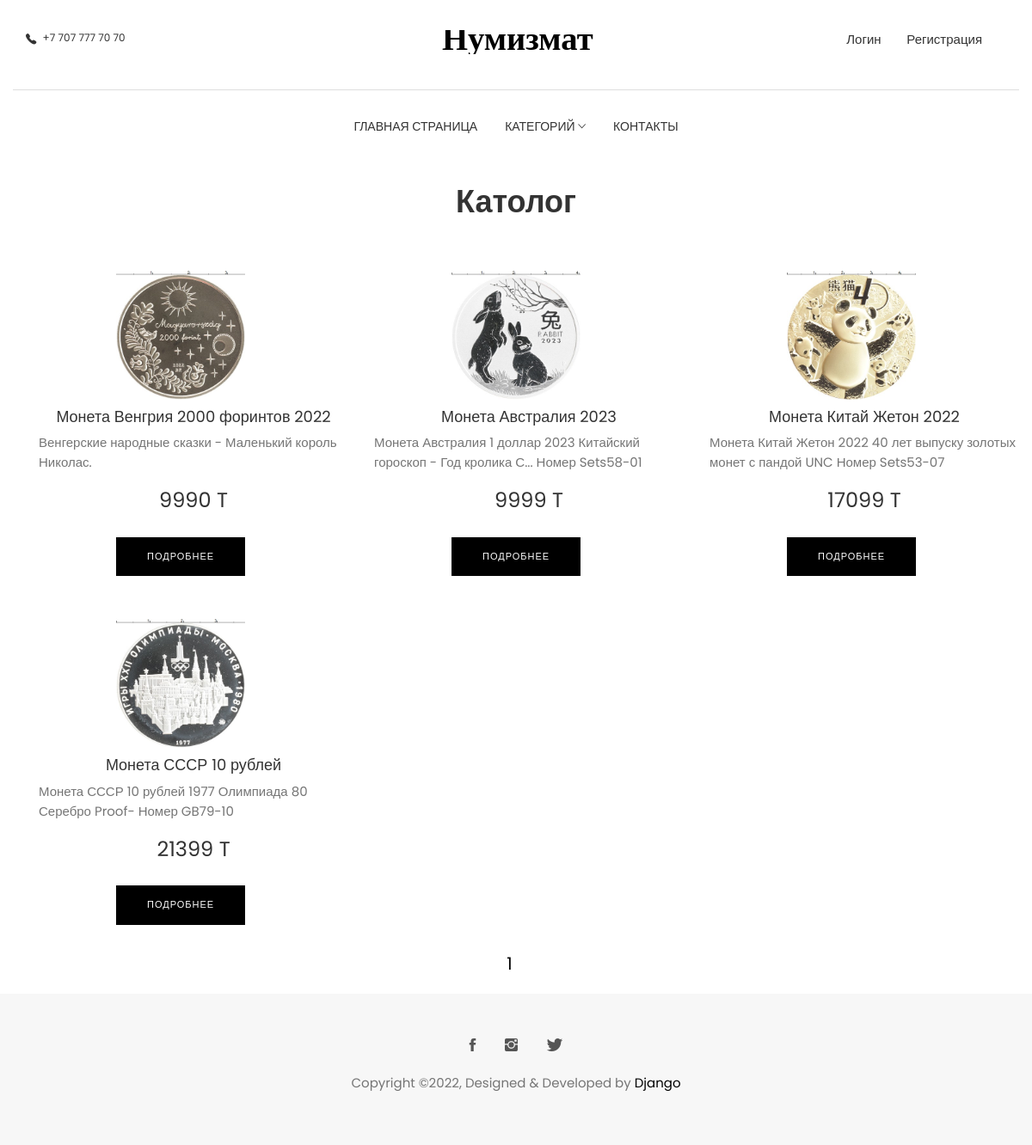
Page /category/1/ on the committed database.
### numizoomi/models.py (models this page shows, shortened)
class Money(models.Model):
    title = models.CharField(max_length=255, verbose_name="Заголовок")
    slug = models.SlugField(max_length=255, unique=True, db_index=True, verbose_name="URL")
    description = models.TextField(blank=True, verbose_name="Описание")
    country = models.CharField(max_length=255, verbose_name="Производства")
    year = models.CharField(max_length=255, verbose_name="Год")
    count = models.CharField(max_length=255, verbose_name="Количество")
    price = models.CharField(max_length=255, verbose_name="Цена")
    metal = models.CharField(max_length=255, verbose_name="Металл")
    time_create=models.DateTimeField(auto_now_add=True, verbose_name="Время создания")
    time_update=models.DateTimeField(auto_now=True, verbose_name="Время изменения")
    is_published=models.BooleanField(default=True, verbose_name="Публикация")
    image=models.ImageField(upload_to="images/%Y/%m/%d/", verbose_name="Фото")
    category_id=models.ForeignKey('Category', on_delete=models.PROTECT, verbose_name="Категории")
    user = models.ForeignKey(User, verbose_name='Пользователь', on_delete=models.CASCADE)
    def get_absolute_url(self):
        return reverse('money', kwargs={'money_slug':self.slug})
    class Meta:
        verbose_name_plural= 'Монеты'
        ordering = ['-time_create', 'title']

### numizoomi/views.py (the view)
# urls.py: path('category/<int:category_id>/', MoneyCategory.as_view(), name='category'),
class MoneyCategory(DataMixin, ListView):
    model = Money
    template_name = 'numizoomi/show.html'
    context_object_name = 'posts'
    allow_empty = False
    def get_queryset(self):
        return Money.objects.filter(category_id=self.kwargs['category_id'], is_published=True).select_related('category_id')
    def get_context_data(self, *, object_list=None, **kwargs):
        context = super().get_context_data(**kwargs)
        c = Category.objects.get(id=self.kwargs['category_id'])
        c_def = self.get_user_context(title='Категория - ' + str(c.name),
                                      cat_selected=c.pk)
        return dict(list(context.items()) + list(c_def.items()))

### numizoomi/models.py (called while the page is built)
    def get_absolute_url(self):
        return reverse('category', kwargs={'category_id':self.pk})

### numizoomi/templatetags/numizoomi_tags.py (called while the page is built)
@register.simple_tag(name="getcats")
def get_categories(filter=None):
    if not filter:
        return Category.objects.all()
    else:
        return Category.objects.filter(pk=filter)

@register.inclusion_tag("numizoomi/list_categories.html")
def show_categories(sort=None, cat_selected=0):
    if not sort:
        cats = Category.objects.all()
    else:
        cats = Category.objects.order_by(sort)
    return {"cats": cats, "cat_selected": cat_selected}

### numizoomi/utils.py (called while the page is built)
    def get_user_context(self, **kwargs):
        context = kwargs
        cats = cache.get('category_id')
        if not cats:
            cats = Category.objects.annotate(Count('money'))
            cache.set('category_id', cats, 60)
        context['cats'] = cats
        if 'cat_selected' not in context:
            context['cat_selected'] = 0
        return context

### numizoomi/templates/numizoomi/show.html
{% extends 'numizoomi/layout.html' %}
{% load static %}
{% block content %}
<div class="container ">
        <div class="row justify-content-center">
            <div class="col-md-12">
                    <h1 class="text-center mb-5"><strong>Католог</strong></h1>
                    <div class="container py-5">
                        <div class="row">
							{% for p in posts %}
								<div class="col-lg-4 col-md-12" style="margin-top:50px;" >
                                    <div class="card justify-content-center">
										{% if p.image %}
                                        <div class="bg-image hover-overlay ripple mx-auto" data-mdb-ripple-color="light">
                                            <img src="{{p.image.url}}"  height="150px" width="150px" style="margin-left:90px;"/>
                                        </div>
										{% endif %}
                                        <div class="card-body" style="height: 150px;">
                                            <h4 class="card-title text-center">{{p.title}}</h4>
                                            <p class="card-text">	{% autoescape on %} {{p.description|linebreaks|truncatewords:50}} {% endautoescape %}</p>
                                            <h3 class="card-text text-center mt-5">{{p.price}} T</h3>
                                        </div>
										<div class="card-footer" style="display: flex;justify-content:space-between;">
										<p class="link-read-post btn btn-main pull-right mb-3" style="margin-left:90px;"><a href="{{ p.get_absolute_url }}" style="color:white;">Подробнее</a></p>
										</div>
                                    </div>
                                </div>
						{% endfor %}
						</div>
					</div>
			</div>
		</div>
</div>
{% endblock %}

### numizoomi/static/numizoomi/css/style.css (style rules this page uses)
body { line-height: 1.5; font-family: "Poppins", sans-serif; -webkit-font-smoothing: antialiased; }
p { font-family: "Poppins", sans-serif; color: #757575; font-size: 15px; }
h1, h2, h3, h4, h5, h6 { font-family: "Poppins", sans-serif; }
h1, h2, h3, h4, h5, h6 { font-weight: 400; }
a, a:focus, a:hover { text-decoration: none; outline: 0; color: #000; }
.btn-main, .btn-small, .btn-transparent, .btn-solid-border { background: #000; color: #fff; display: inline-block; font-size: 11px; letter-spacing: 1px; padding: 14px 35px; text-transform: uppercase; font-weight: 200; border-radius: 0; }

### rows in the picture
Money: image (picture), title "Монета Венгрия 2000 форинтов 2022", description "Венгерские народные сказки - Маленький король Николас.", price "9990"
Money: image (picture), title "Монета Австралия 2023", description "Монета Австралия 1 доллар 2023 Китайский гороскоп - Год кролика С... Номер Sets58-01", price "9999"
Money: image (picture), title "Монета Китай Жетон 2022", description "Монета Китай Жетон 2022 40 лет выпуску золотых монет с пандой UNC Номер Sets53-07", price "17099"
Money: image (picture), title "Монета СССР 10 рублей", description "Монета СССР 10 рублей 1977 Олимпиада 80 Серебро Proof- Номер GB79-10", price "21399"

### other values in the picture
{{ p }} "1"
